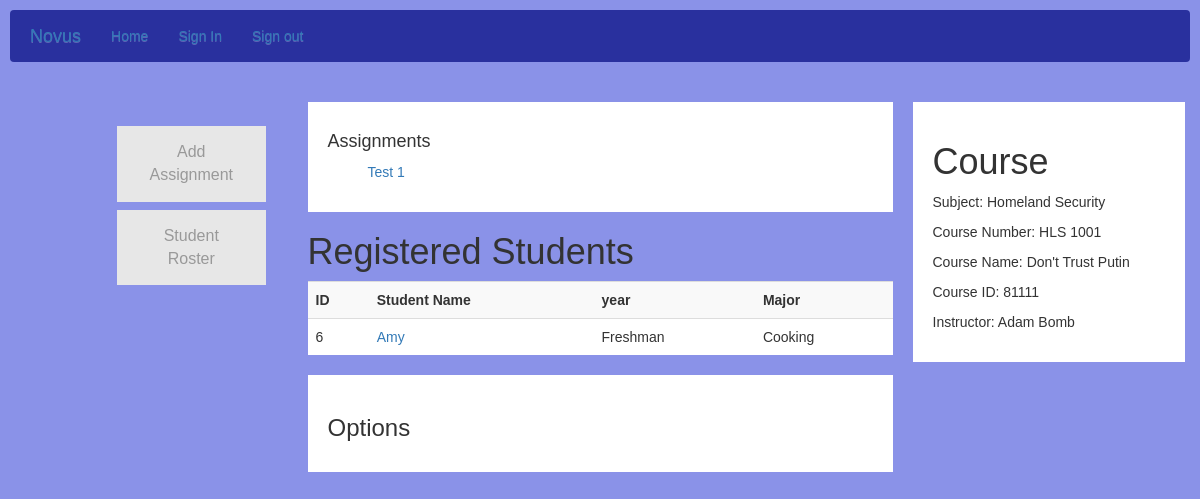
The page /details/Course/1 (signed in) on the database its author committed.
### models.py (models this page shows, shortened)
class Assignment(db.Model):
    __tablename__= "assignments"
    id = db.Column(db.Integer, primary_key=True)
    name = db.Column(db.String(100), index=True, unique=False)
    description = db.Column(db.String(300), unique=False)
    type = db.Column(db.String(20), index=True, unique=False)
    total = db.Column(db.Integer)
    timestamp = db.Column(db.DateTime, index=True, default=datetime.utcnow)
    course_id = Column(Integer, ForeignKey('courses.id'))

class User(db.Model, UserMixin):
    __tablename__="users"
    id = db.Column(db.Integer, primary_key=True)
    uniqueid = db.Column(db.String(5), index=True)
    name = db.Column(db.String(120), index=True, unique=False)
    gender = db.Column(db.String(6), index=True)
    email = db.Column(db.String(120), index=True)
    phone = db.Column(db.String(120), index=True)
    birthday = db.Column(db.String(120), index=True)
    active = db.Column(db.Boolean())
    roles = relationship("Role", secondary="user_roles")
    password = db.Column(db.String(128))

class Student(User, db.Model):
    __tablename__= "students"
    id = db.Column(db.Integer, ForeignKey('users.id'), primary_key=True)
    year = db.Column(db.String(10), index=True)
    major = db.Column(db.String(120), index=True)
    courses = relationship("Course", secondary=class_registration_table, back_populates="students")
    submissions = relationship("Submission", backref="students")
    posts = relationship("Post", backref="students")

class User(db.Model, UserMixin):
    __tablename__="users"
    id = db.Column(db.Integer, primary_key=True)
    uniqueid = db.Column(db.String(5), index=True)
    name = db.Column(db.String(120), index=True, unique=False)
    gender = db.Column(db.String(6), index=True)
    email = db.Column(db.String(120), index=True)
    phone = db.Column(db.String(120), index=True)
    birthday = db.Column(db.String(120), index=True)
    active = db.Column(db.Boolean())
    roles = relationship("Role", secondary="user_roles")
    password = db.Column(db.String(128))

class Course (db.Model):
    __tablename__= "courses"
    id = db.Column(db.Integer, primary_key=True)
    uniqueid = db.Column(db.String(5), index=True)
    name = db.Column(db.String(120), index=True, unique=False)
    subject = db.Column(db.String(64), index=True)
    number = db.Column(db.String(8), index=True)
    day = db.Column(db.String(10), index=True)
    start_time = db.Column(db.Time, index=True)
    end_time = db.Column(db.Time, index=True)
    professor_id = Column(Integer, ForeignKey('professors.id'))
    posts = relationship("Post", backref="courses")
    assignments = relationship("Assignment", backref="courses")
    students = relationship("Student", secondary=class_registration_table, back_populates="courses")

### app.py (the view)
@app.route('/details/<type>/<int:id>')
@login_required
def details(type, id):
    if type == "Student":
        student = Student.query.get(id)
        return render_template('students_details.html', student=student)
    elif type == "Professor":
        prof = Professor.query.get(id)
        return render_template('professor_details.html', prof=prof)
    elif type == "Administrator":
        admin = Administrator.query.get(id)
        return render_template('administrator_details.html', admin=admin)
    elif type == "Course":
        course = Course.query.get(id)
        professor = Professor.query.get(course.professor_id)
        assignments = course.assignments
        return render_template('course_details.html', course=course, professor=professor, assignments=assignments)
    else:
        return render_template('error.html')

### templates/course_details.html
{% extends 'layout.html' %}
{% block head %}
        <link rel="stylesheet" href="//maxcdn.bootstrapcdn.com/bootstrap/3.2.0/css/bootstrap.min.css">
        <link rel="stylesheet" href="//maxcdn.bootstrapcdn.com/bootstrap/3.2.0/css/bootstrap-theme.min.css">
        <link rel="stylesheet" type="text/css" href="/static/css/index.css">
{% endblock %}
{% block app_content %}
<div class="row">
  <div class="leftcolumn">
    <div class="card" id="opt">
      <ul>
        <ol><a href="{{ url_for('add_assignment', id=course.id )}}" class="button">Add Assignment</a></ol>
        <ol><a href="{{ url_for('student_course_roster', id=course.id )}}" class="button">Student Roster</a></ol>
      </ul>
    </div>
  </div>
  <div class="centercolumn">
    <div class="card">
      <h4>Assignments</h4>
        <ul>
          {% for assignment in assignments %}
            <p><a href="{{ url_for('assignment', id=assignment.id )}}">{{assignment.name}}</a></p>
          {% endfor %}
        </ul>
    </div>
    <div class="table" id="opt">
      <h1>Registered Students</h1>
      <div style="text-align:center">
        <table class="table table-striped" >
          <tr>
            <th>ID</th>
            <th>Student Name</th>
            <th>year</th>
            <th>Major</th>
          </tr>
          {% for student in course.students %}
          <tr class="text-left">
            <td>{{student.id}}</td>
            <td><a href="{{ url_for('details', type='Student', id=student.id) }}">{{student.name}}</a></td>
            <td>{{student.year}}</td>
            <td>{{student.major}}</td>
          </tr>
          {% endfor %}
        </table>
      </div>
    </div>
    <div class="card">
      <h3>Options</h3>
    </div>
  </div>
  <div class="rightcolumn">
    <div class="card">
      <h1>Course</h1>
      <p>Subject: {{course.subject}}</p>
      <p>Course Number: {{course.number}}</p>
      <p>Course Name: {{course.name}}</p>
      <p>Course ID: {{course.uniqueid}}</p>
      <p>Instructor: {{professor.name}}</p>
    </div>
  </div>
</div>
{% endblock %}

### static/css/index.css (style rules this page uses)
* { box-sizing: border-box; }
body { font-family: Arial; padding: 10px; background: #8a92e8; }
.leftcolumn { float: left; width: 25%; background-color: #8a92e8; padding-right: 20px; }
#opt { background-color: #8a92e8; }
.button { background-color: #e7e7e7; border: none; color: #999999; padding: 15px 32px; text-align: center; text-decoration: none; display: inline-block; font-size: 16px; margin: 4px 2px; cursor: pointer; }
.centercolumn { float: left; width: 50%; }
.rightcolumn { float: left; width: 25%; background-color: #8a92e8; padding-left: 20px; }
.card { background-color: white; padding: 20px; margin-top: 20px; }
.row:after { content: ""; display: table; clear: both; }

### rows shown on the page
Assignment: name "Test 1"
Student: id "6", name "Amy", year "Freshman", major "Cooking"
Course: subject "Homeland Security", number "HLS 1001", name "Don't Trust Putin", uniqueid "81111"
User: name "Adam Bomb"
